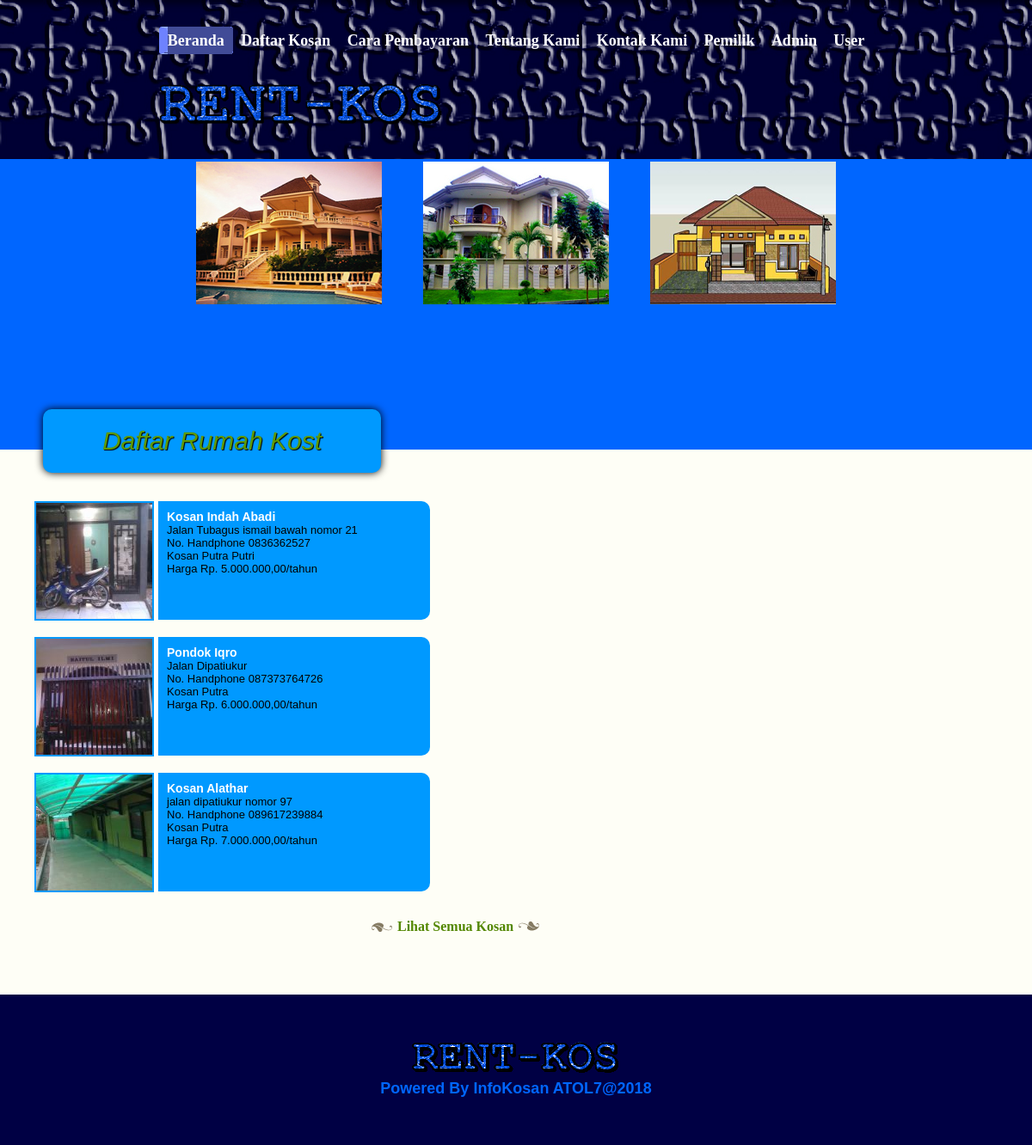
The page /infokos-master/index.php on the database its author committed.
### tables this page shows
CREATE TABLE IF NOT EXISTS `kost` (
  `id` int(11) NOT NULL AUTO_INCREMENT,
  `nama` varchar(100) NOT NULL,
  `alamat` text NOT NULL,
  `pemilik_id` varchar(100) NOT NULL,
  `keterangan` text NOT NULL,
  `aktif` tinyint(1) NOT NULL DEFAULT '1',
  PRIMARY KEY (`id`)
);

### infokos-master/pages/home.php (the view, shortened to what this page needs)
<div class="featured">
  <div>
    <table width="750" border="0" align="center">
      <tr>
        <td align="left"><img src="images/home-1.jpg" alt=""/></td>
        <td align="center"><img src="images/home-2.jpg" alt=""/></td>
        <td align="right"><img src="images/home-3.jpg" alt=""/></td>
      </tr>
    </table>
  </div>
</div>
<div class="home">
    <span class="heading "><a>Daftar Rumah Kost</a></span>
    <div>
        <ul class="home-list">
            <?php
            $gambar_kost = mysql_query("
                    SELECT kost.*,
                        pemilik.no_hp,
                        (SELECT lokasi
                        FROM gambar_kost
                        WHERE gambar_kost.kost_id = kost.id
                        AND type = 'cover' LIMIT 1) AS lokasi,
                        (SELECT harga_kamar.harga
                            FROM harga_kamar
                                LEFT JOIN kamar
                                    ON kamar.id = harga_kamar.kamar_id
                                LEFT JOIN periode
                                    ON periode.id = harga_kamar.periode_id
                            WHERE kamar.kost_id = kost.id
                                AND periode.aktif = 1
                            ORDER BY type DESC
                            LIMIT 1) AS harga_max,
                        (SELECT harga_kamar.type
                            FROM harga_kamar
                                LEFT JOIN kamar
                                    ON kamar.id = harga_kamar.kamar_id
                                LEFT JOIN periode
                                    ON periode.id = harga_kamar.periode_id
                            WHERE kamar.kost_id = kost.id
                                AND periode.aktif = 1
                            ORDER BY type DESC
                            LIMIT 1) AS type_sewa,
                        (SELECT COUNT(jenis)
                            FROM kamar
                            WHERE kamar.kost_id = kost.id
                                AND kamar.jenis = 'P') AS putri,
                        (SELECT COUNT(jenis)
                            FROM kamar
                            WHERE kamar.kost_id = kost.id
                                AND kamar.jenis = 'L') AS putra
                    FROM kost
                        LEFT JOIN pemilik
                            ON pemilik.id = kost.pemilik_id
                    WHERE kost.aktif = 1
                    ORDER BY RAND()
                    LIMIT 6");
            while ($r = mysql_fetch_array($gambar_kost)) {
                ?>
                <li>
                        <img src="
                        <?php
                        if (!empty($r['lokasi'])) {
                            echo 'images/small_' . $r['lokasi'];
                        } else {
                            echo 'images/na-135x135.jpg';
                        }
                        ?>
                             " alt="<?php echo $r['nama'] ?>"/>
                    <a href="?pages=detail_kost&id=<?php echo $r['id'] ?>">
                        <span>
                            <b><?php echo $r['nama'] ?></b><br/>
                            <?php echo $r['alamat'] ?><br/>
                            No. Handphone <?php echo $r['no_hp'] ?><br/>
                            <?php
                            if ($r['putra'] > 0 || $r['putri'] > 0) {
                                echo 'Kosan';
                                if ($r['putra'] > 0)
                                    echo ' Putra';
                                if ($r['putri'] > 0)
                                    echo ' Putri';
                            }
                            if (!empty($r['harga_max']))
                                echo '<br/>Harga Rp. ' . number_format($r['harga_max'], 2, ',', '.') . '/' . $r['type_sewa']
                            ?>
                        </span>
                    </a>
                </li>
                <?php
            }
            ?>
        </ul>
        <h4><a href="?pages=kost">Lihat Semua Kosan</a></h4>
    </div>
</div>

### infokos-master/css/style.css (style rules this page uses)
body { background: ffffff; font-family: Arial, Helvetica, sans-serif; margin: 0; padding: 0; font-size: 12px; }
#body div.featured { background: #0066FF; height: 338px; margin: 0; padding: 0; }
#body div.featured div { margin: 0 auto; padding: 0 10px; width: 940px; }
#body .home span.heading { display: block; margin: 0; padding: 0; position: relative; background-color: #0099FF; }
#body .home span.heading a { display: block; left: 50px; position: absolute; top: -47px; z-index: 3; background-color: #0099FF; border-radius: 10px; width: 373px; padding: 20px 10px; text-align: center; font-size: 30px; font-family: arial; text-shadow: 1px 1px 1px #000; color: #5E9901; font-style:italic; box-shadow: 0 0 10px #000; }
#body .home div h4 { background: url(../images/icons.gif) no-repeat left -62px; float: left; margin: 0 0 0 45%; padding: 0 0 0 30px; }
#body .home div h4 a { background: url(../images/icons.gif) no-repeat right -86px; color: #538701; display: block; height: 16px; font-family: Times New Roman; font-size: 16px; margin: 0; padding: 0 30px 0 0; text-decoration: none; text-transform: capitalize; }
#body .home { background-color: #0066FF margin: 0 auto; padding: 0 0 72px; width: 960px; }
ul.home-list { background-color:#0099FF width: 100%; float: left; margin-top: 60px; }
ul.home-list li { width: 460px; float: left; list-style: none; margin-bottom: 20px; background: #0099FF; margin-right: 20px; border-radius: 10px; }
ul.home-list li a { text-decoration: none; height: 100%; display: block; width: 316px; float: right; min-height: 138px; border-left: #FFF solid 5px; }
ul.home-list li img { float: left; width: 135px; height: 135px; border: #0099FF solid 2px; position: absolute; }
ul.home-list li a span { display: block; padding: 10px; color: #000; font-size: 13px; }
ul.home-list li a span b { color: #FFF; font-weight: bold; text-transform: capitalize; font-size: 14px; }

### rows shown on the page
kost: shows a picture, nama "Kosan Indah Abadi", alamat "Jalan Tubagus ismail bawah nomor 21", no_hp "0836362527", shows "Putri", harga_max "5.000.000,00", type_sewa "tahun"
kost: shows a picture, nama "Pondok Iqro", alamat "Jalan Dipatiukur", no_hp "087373764726", harga_max "6.000.000,00", type_sewa "tahun"
kost: shows a picture, nama "Kosan Alathar", alamat "jalan dipatiukur nomor 97", no_hp "089617239884", harga_max "7.000.000,00", type_sewa "tahun"
